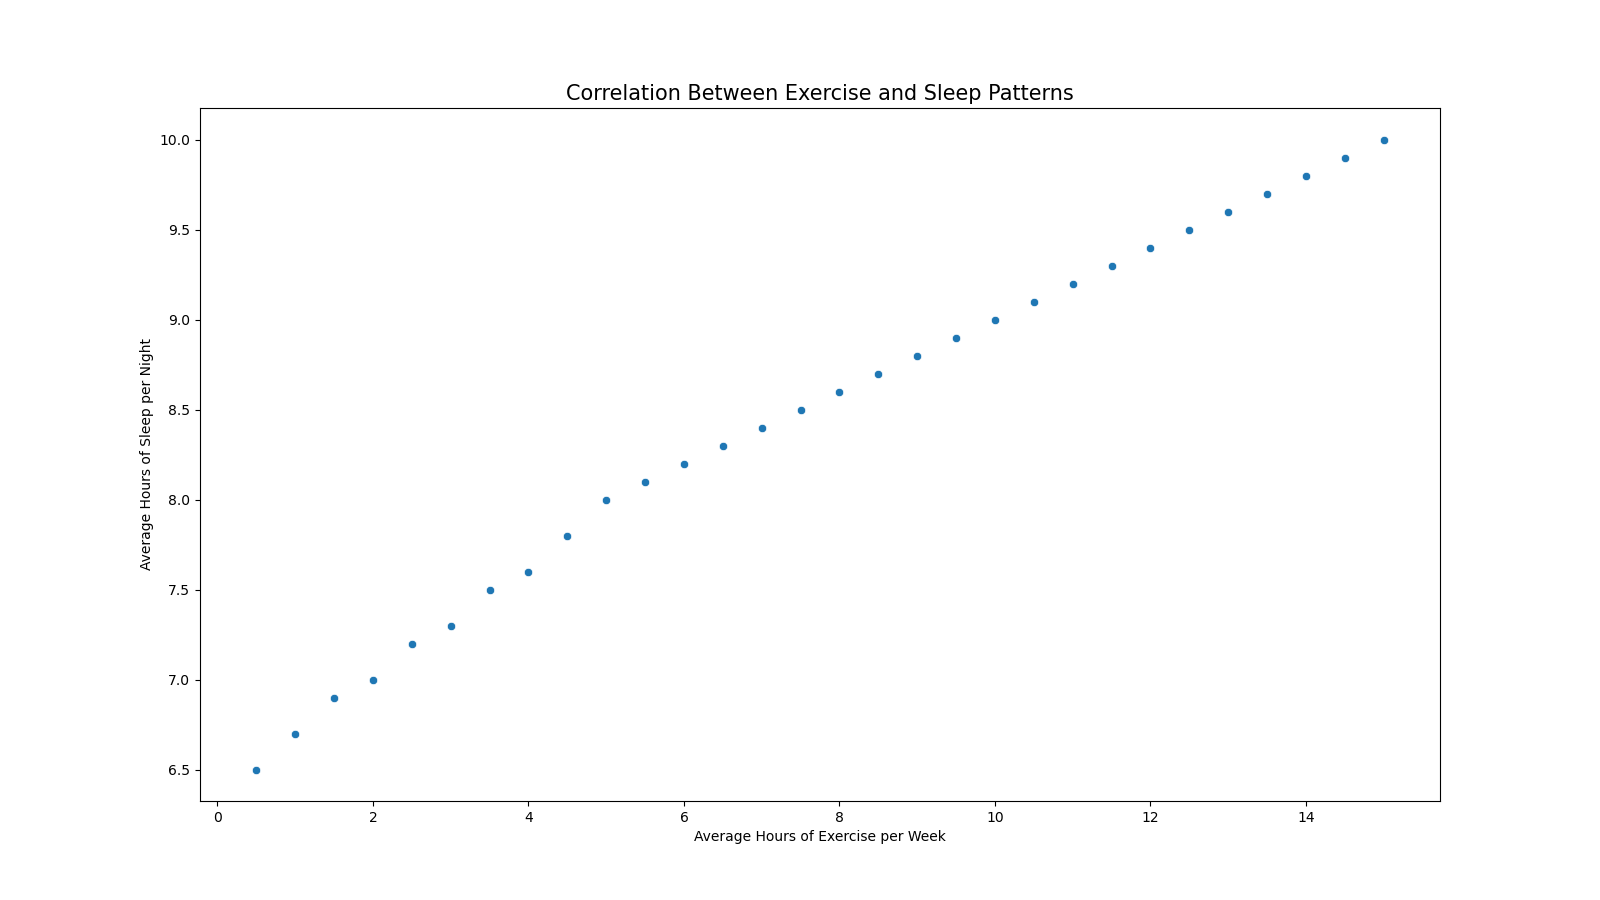

Python code for this plot:

import pandas as pd
import seaborn as sns
import matplotlib.pyplot as plt

# Data
data = {
    'Hours_of_Exercise': [0.5, 1, 1.5, 2, 2.5, 3, 3.5, 4, 4.5, 5, 5.5, 6, 6.5, 7, 7.5, 8, 8.5, 9, 9.5, 10, 10.5, 11, 11.5, 12, 12.5, 13, 13.5, 14, 14.5, 15],
    'Hours_of_Sleep': [6.5, 6.7, 6.9, 7.0, 7.2, 7.3, 7.5, 7.6, 7.8, 8.0, 8.1, 8.2, 8.3, 8.4, 8.5, 8.6, 8.7, 8.8, 8.9, 9.0, 9.1, 9.2, 9.3, 9.4, 9.5, 9.6, 9.7, 9.8, 9.9, 10.0]
}

# Create DataFrame
df = pd.DataFrame(data)

# Plot
plt.figure(figsize=(16, 9))
scatter_plot = sns.scatterplot(data=df, x='Hours_of_Exercise', y='Hours_of_Sleep', color="#1f77b4")

# Customize the plot
scatter_plot.set_title('Correlation Between Exercise and Sleep Patterns', fontsize=15)
scatter_plot.set(xlabel='Average Hours of Exercise per Week', ylabel='Average Hours of Sleep per Night')

plt.show()
